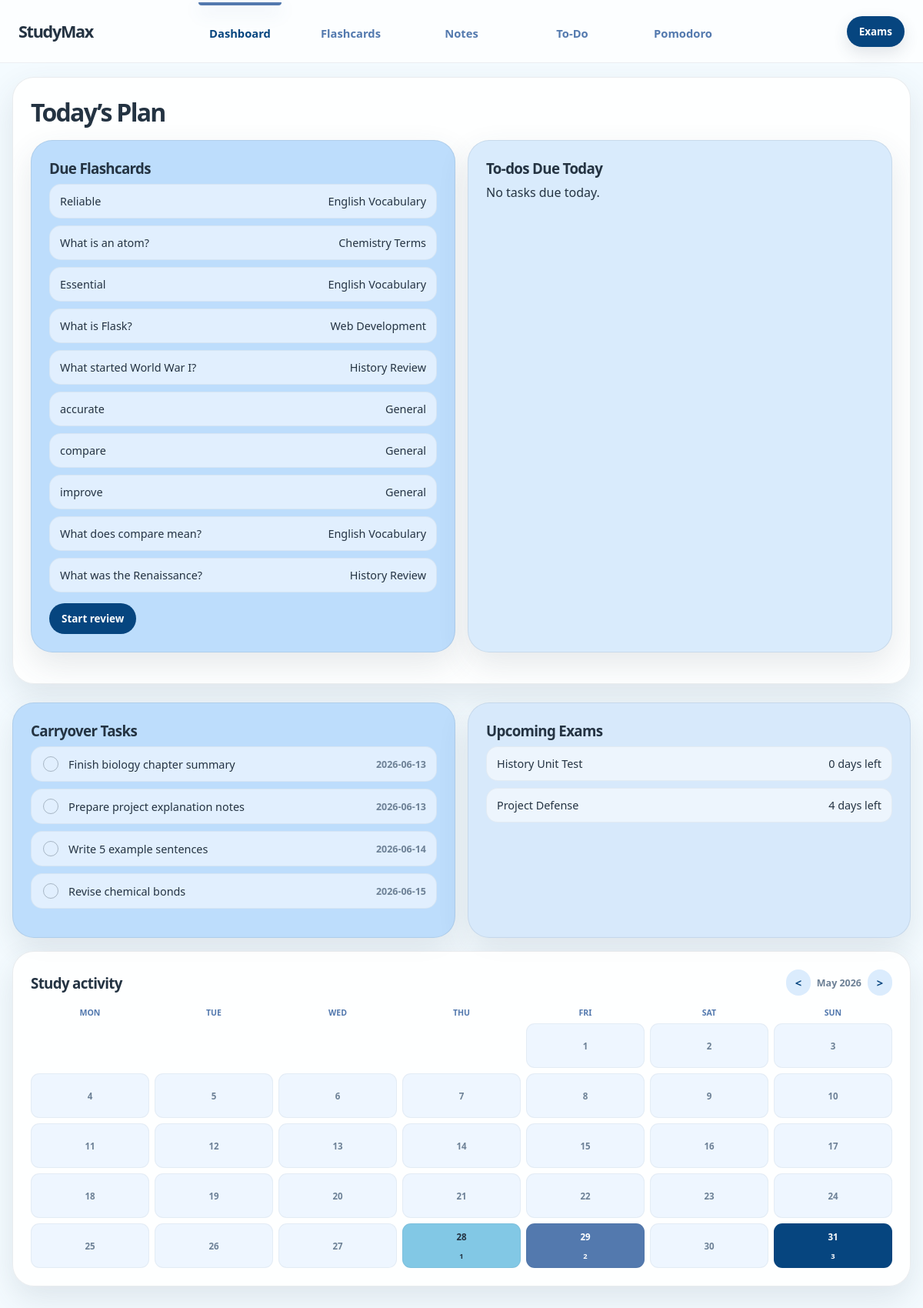
Page /daily-plan?year=2026&month=5 on the committed database.
### tables this page shows
CREATE TABLE flashcards (
    id INTEGER PRIMARY KEY AUTOINCREMENT,
    question TEXT NOT NULL,
    answer TEXT NOT NULL,
    created_at TIMESTAMP DEFAULT CURRENT_TIMESTAMP
, review_count INTEGER NOT NULL DEFAULT 0, interval_days REAL NOT NULL DEFAULT 0, ease_factor REAL NOT NULL DEFAULT 2.5, last_reviewed_at TEXT, due_at TEXT, deck_id INTEGER, source_note_id INTEGER);

CREATE TABLE flashcard_decks (
            id INTEGER PRIMARY KEY AUTOINCREMENT,
            name TEXT NOT NULL UNIQUE,
            created_at TIMESTAMP DEFAULT CURRENT_TIMESTAMP
        );

CREATE TABLE todos (
    id INTEGER PRIMARY KEY AUTOINCREMENT,
    title TEXT NOT NULL,
    is_done INTEGER NOT NULL DEFAULT 0,
    created_at TIMESTAMP DEFAULT CURRENT_TIMESTAMP
, due_date TEXT, completed_at TEXT, project_id INTEGER);

CREATE TABLE "exams" (
    id INTEGER PRIMARY KEY AUTOINCREMENT,
    title TEXT NOT NULL,
    exam_date TEXT NOT NULL,
    deck_id INTEGER,
    notes TEXT,
    created_at TIMESTAMP DEFAULT CURRENT_TIMESTAMP,
    FOREIGN KEY (deck_id) REFERENCES flashcard_decks (id)
);

### app.py (the view)
@app.route("/daily-plan")
def daily_plan():
    plan = get_daily_plan()
    calendar_year = request.args.get("year", type=int)
    calendar_month = request.args.get("month", type=int)
    return render_template(
        "daily_plan.html",
        plan=plan,
        activity_calendar=get_month_activity(calendar_year, calendar_month),
        exam_countdowns=plan["exam_countdowns"],
    )

### app.py (called while the page is built)
def get_db():
    if "db" not in g:
        g.db = sqlite3.connect(DATABASE)
        g.db.row_factory = sqlite3.Row
    return g.db

def query_all(sql, params=()):
    return get_db().execute(sql, params).fetchall()

def utc_now():
    return datetime.utcnow()

def today_utc_date():
    return utc_now().date()

def parse_date(value):
    if not value:
        return None
    return datetime.strptime(value, "%Y-%m-%d").date()

def get_flashcard_decks():
    return query_all(
        """
        SELECT d.id,
               d.name,
               COUNT(f.id) AS card_count,
               SUM(CASE WHEN datetime(f.due_at) <= datetime('now') THEN 1 ELSE 0 END) AS due_count
        FROM flashcard_decks d
        LEFT JOIN flashcards f ON f.deck_id = d.id
        GROUP BY d.id, d.name
        ORDER BY lower(d.name)
        """
    )

def get_exams():
    exams = query_all(
        """
        SELECT e.*, d.name AS deck_name
        FROM exams e
        LEFT JOIN flashcard_decks d ON d.id = e.deck_id
        ORDER BY date(e.exam_date) ASC
        """
    )
    return [exam_details(exam) for exam in exams]

def exam_days_left():
    exams = []
    today = today_utc_date()
    for exam in get_exams():
        exam_date = parse_date(exam["exam_date"])
        if exam_date is None:
            continue
        days_left = (exam_date - today).days
        exams.append(
            {
                "id": exam["id"],
                "title": exam["title"],
                "deck_name": exam["deck_name"],
                "deck_names": exam["deck_names"],
                "project_names": exam["project_names"],
                "todo_titles": exam["todo_titles"],
                "exam_date": exam["exam_date"],
                "days_left": days_left,
                "status": "Upcoming" if days_left >= 0 else "Passed",
            }
        )
    return exams

@app.context_processor
def site_data():
    return {
        "decks": get_flashcard_decks(),
    }

### templates/daily_plan.html (shortened to what this page needs)
{% extends "base.html" %}
{% block content %}
<section class="box dailyplan-top">
    <div class="box-title">
        <div>
            <h2>Today’s Plan</h2>
        </div>
    </div>
    <div class="split">
        <article class="box blue-card">
            <h3>Due Flashcards</h3>
            {% if plan.due_flashcards %}
                <ul class="simple-list">
                    {% for card in plan.due_flashcards %}
                        <li>{{ card.question }} <span>{{ card.deck_name }}</span></li>
                    {% endfor %}
                </ul>
                <a class="button-link" href="{{ url_for('review_flashcards') }}">Start review</a>
            {% else %}
                <p>No cards due.</p>
            {% endif %}
        </article>
        <article class="box warm-card">
            <h3>To-dos Due Today</h3>
            {% if plan.todays_tasks %}
                <ul class="simple-list">
                    {% for task in plan.todays_tasks %}
                        <li class="daily-task-item {{ 'done' if task.is_done else '' }}">
                            <form method="post" action="{{ url_for('toggle_todo', todo_id=task.id) }}">
                                <input type="hidden" name="next" value="daily_plan">
                                <button type="submit" class="todo-check" aria-label="{{ 'Mark incomplete' if task.is_done else 'Mark complete' }}"></button>
                            </form>
                            <span>{{ task.title }}</span>
                            <small>{{ task.due_date }}</small>
                        </li>
                    {% endfor %}
                </ul>
            {% else %}
                <p>No tasks due today.</p>
            {% endif %}
        </article>
    </div>
</section>
<section class="split daily-secondary-row">
    <section class="box blue-card">
        <h3>Carryover Tasks</h3>
        {% if plan.carryover_tasks %}
            <ul class="simple-list">
                {% for task in plan.carryover_tasks %}
                    <li class="daily-task-item">
                        <form method="post" action="{{ url_for('toggle_todo', todo_id=task.id) }}">
                            <button type="submit" class="todo-check" aria-label="Mark complete"></button>
                        </form>
                        <span>{{ task.title }}</span>
                        <small>{{ task.due_date }}</small>
                    </li>
                {% endfor %}
            </ul>
        {% else %}
            <p>No carryover tasks.</p>
        {% endif %}
    </section>
    <section class="box light-card">
        <h3>Upcoming Exams</h3>
        {% if exam_countdowns %}
            <ul class="simple-list">
                {% for exam in exam_countdowns %}
                    <li>{{ exam.title }} <span>{{ exam.days_left }} days left</span></li>
                {% endfor %}
            </ul>
        {% else %}
            <p>No upcoming exams.</p>
        {% endif %}
    </section>
</section>
<section class="box">
    <div class="box-title">
        <div>
            <h3>Study activity</h3>
        </div>
        <div class="calendar-nav">
            <a href="{{ url_for('daily_plan', year=activity_calendar.previous_year, month=activity_calendar.previous_month) }}"><strong>&lt;</strong></a>
            <span>{{ activity_calendar.label }}</span>
            <a href="{{ url_for('daily_plan', year=activity_calendar.next_year, month=activity_calendar.next_month) }}"><strong>&gt;</strong></a>
        </div>
    </div>
    <div class="activity-calendar activity-calendar-wide">
        {% for day in activity_calendar.weekdays %}
            <span class="calendar-weekday">{{ day }}</span>
        {% endfor %}
        {% for cell in activity_calendar.cells %}
            {% if cell.empty %}
                <span class="calendar-day empty"></span>
            {% else %}
                <div class="calendar-day level-{{ cell.level }} {{ 'today' if cell.is_today else '' }}" title="{{ cell.day }}: {{ cell.count }} cards reviewed">
                    <strong>{{ cell.number }}</strong>
                    {% if cell.count %}
                        <small>{{ cell.count }}</small>
                    {% endif %}
                </div>
            {% endif %}
        {% endfor %}
    </div>
</section>
{% endblock %}

### static/style.css (style rules this page uses)
:root { --bg: #f4fbff; --surface: rgba(255, 255, 255, 0.84); --surface-strong: #eef6ff; --text: #243342; --muted: #6d8196; --accent: #06457f; --accent-soft: #bdddfc; --deep-blue: #06457f; --study-blue: #5379ae; --blue: #bdddfc; --blue-strong: #82c8e5; --steel: #5379ae; --sky: #82c8e5; --yellow: #d9ebfc; --yellow-strong: #82c8e5; --mint: #e6f2ff; --lilac: #d7e9fb; --danger: #e66f68; --border: rgba(56, 73, 89, 0.1); --shadow: 0 16px 40px rgba(56, 73, 89, 0.12); }
* { box-sizing: border-box; }
html { scroll-behavior: smooth; }
body { min-height: 100vh; margin: 0; color: var(--text); background: var(--bg); font-family: "Trebuchet MS", "Segoe UI", sans-serif; }
body::before { content: none; }
a { color: inherit; text-decoration: none; }
h1, h2, h3, p { margin-top: 0; }
h2 { margin-bottom: 10px; font-size: clamp(1.35rem, 3vw, 2rem); letter-spacing: -0.055em; }
h3 { margin-bottom: 8px; letter-spacing: -0.035em; }
.maindash-box, .box, .card { position: relative; overflow: hidden; border: 1px solid var(--border); border-radius: 28px; background: var(--surface); box-shadow: var(--shadow); }
.maindash-box, .box { padding: 23px; }
.stats-grid, .split { display: grid; gap: 16px; }
.activity-calendar { display: grid; grid-template-columns: repeat(7, minmax(0, 1fr)); gap: 7px; }
.activity-calendar-wide .calendar-day { min-height: 58px; }
.calendar-weekday { color: var(--steel); font-size: 0.66rem; font-weight: 900; text-align: center; text-transform: uppercase; }
.calendar-day { display: grid; min-height: 34px; place-items: center; border: 1px solid rgba(56, 73, 89, 0.06); border-radius: 11px; color: var(--muted); background: #eef6ff; font-size: 0.72rem; }
.calendar-day strong { font-size: 0.72rem; }
.calendar-day small { margin-top: -6px; color: inherit; font-size: 0.58rem; font-weight: 900; }
.calendar-day.empty { border-color: transparent; background: transparent; }
.calendar-day.level-2 { color: var(--text); background: var(--sky); }
.calendar-day.level-3 { color: white; background: var(--steel); }
.calendar-day.level-4 { color: white; background: var(--accent); }
.calendar-nav { display: flex; align-items: center; gap: 8px; color: var(--muted); font-size: 0.78rem; font-weight: 900; }
.calendar-nav a { min-width: 32px; padding: 7px 11px; border-radius: 999px; color: var(--accent); background: rgba(189, 221, 252, 0.55); font-size: 0.92rem; text-align: center; }
.split { grid-template-columns: repeat(auto-fit, minmax(300px, 1fr)); row-gap: 28px; margin-bottom: 17px; }
.daily-secondary-row { margin-top: 24px; }
.blue-card { background: var(--blue); }
.warm-card { background: var(--yellow); }
.light-card { background: var(--lilac); }
.box-title { display: flex; align-items: center; justify-content: space-between; gap: 16px; margin-bottom: 15px; }
.box-title h2, .box-title h3 { margin-bottom: 0; }
input, select, textarea, button { font: inherit; }
button, .button-link { display: inline-flex; align-items: center; justify-content: center; width: fit-content; cursor: pointer; border: 0; border-radius: 999px; padding: 11px 16px; color: white; background: var(--accent); font-size: 0.84rem; font-weight: 800; transition: 180ms ease; }
.todo-list, .simple-list { display: grid; gap: 9px; margin: 0 0 14px; padding: 0; list-style: none; }
.todo-list li, .simple-list li { display: flex; align-items: center; justify-content: space-between; gap: 11px; padding: 12px 13px; border: 1px solid rgba(56, 73, 89, 0.06); border-radius: 15px; background: rgba(255, 255, 255, 0.54); font-size: 0.9rem; }
.daily-task-item { display: grid !important; grid-template-columns: 24px minmax(0, 1fr) auto; gap: 10px; align-items: center !important; }
.daily-task-item form { display: grid; place-items: center; }
.daily-task-item small { color: var(--muted); font-size: 0.78rem; font-weight: 800; }
.todo-check { width: 20px; height: 20px; min-width: 20px; padding: 0; border: 1px solid rgba(56, 73, 89, 0.34); background: transparent; box-shadow: none; }

### rows in the picture
flashcards: question "Reliable", deck_name "English Vocabulary"
flashcards: question "What is an atom?", deck_name "Chemistry Terms"
flashcards: question "Essential", deck_name "English Vocabulary"
flashcards: question "What is Flask?", deck_name "Web Development"
flashcards: question "What started World War I?", deck_name "History Review"
flashcards: question "accurate", deck_name "General"
flashcards: question "compare", deck_name "General"
flashcards: question "improve", deck_name "General"
flashcards: question "What does compare mean?", deck_name "English Vocabulary"
flashcards: question "What was the Renaissance?", deck_name "History Review"
todos: title "Finish biology chapter summary", due_date "2026-06-13"
todos: title "Prepare project explanation notes", due_date "2026-06-13"
todos: title "Write 5 example sentences", due_date "2026-06-14"
todos: title "Revise chemical bonds", due_date "2026-06-15"
exams: title "History Unit Test", days_left "0"
exams: title "Project Defense", days_left "4"

### other values in the picture
{{ activity_calendar.label }} "May 2026"
{{ day }} "MON" "TUE" "WED" "THU" "FRI" "SAT" "SUN"
{{ cell.number }} "1" "2" "3" "4" "5" "6" "7" "8" "9" "10" "11" "12" "13" "14" "15" "16" "17" "18" "19" "20" "21" "22" "23" "24" "25" "26" "27" "28" "29" "30" "31"
{{ cell.count }} "1" "2" "3"
